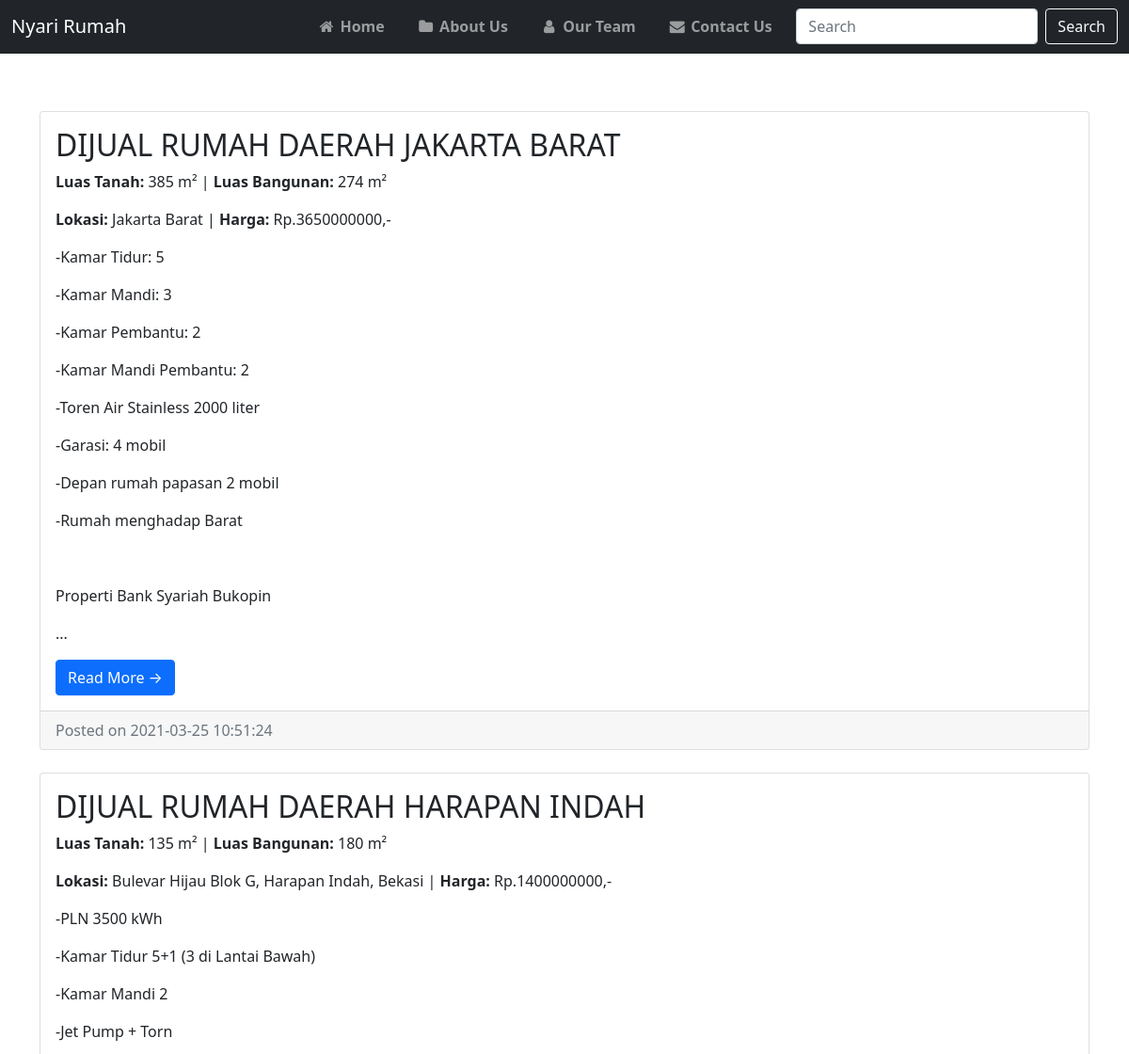
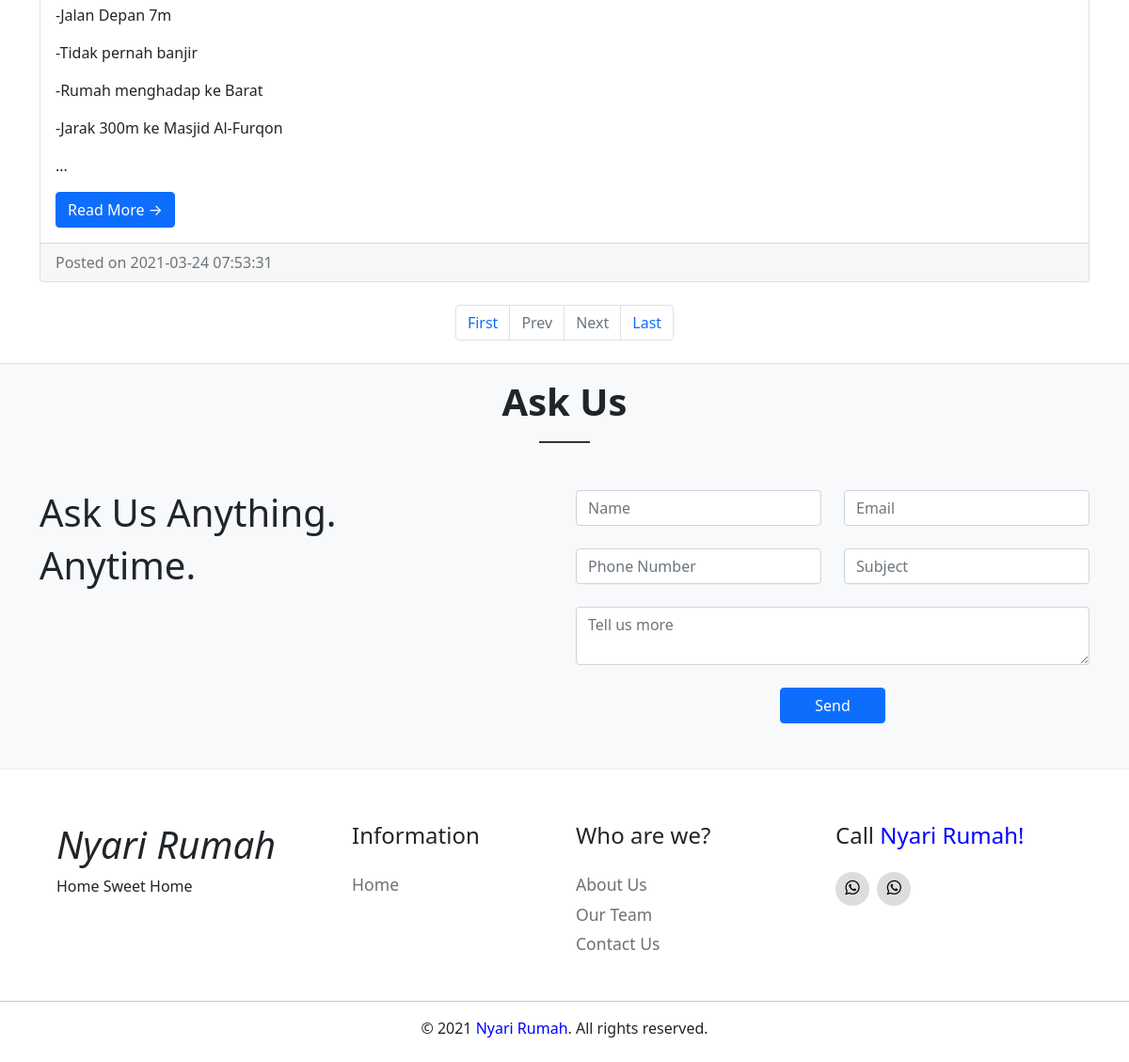
The page / on the database its author committed (2 pictures, top to bottom).
### tables this page shows
CREATE TABLE `post` (
  `id` int(11) NOT NULL,
  `title` varchar(255) NOT NULL,
  `luas_tanah` int(11) NOT NULL,
  `luas_bangunan` int(11) NOT NULL,
  `description` text NOT NULL,
  `price` double NOT NULL,
  `url` text NOT NULL,
  `PostingDate` timestamp NOT NULL DEFAULT current_timestamp(),
  `UpdateDate` timestamp NULL DEFAULT NULL ON UPDATE current_timestamp(),
  `Is_Active` int(1) NOT NULL,
  `admin` varchar(255) NOT NULL,
  `location` varchar(255) NOT NULL,
  `img1` varchar(255) NOT NULL,
  `img2` varchar(255) NOT NULL,
  `img3` varchar(255) NOT NULL,
  `img4` varchar(255) NOT NULL,
  `img5` varchar(255) NOT NULL,
  `img6` varchar(255) NOT NULL,
  `img7` varchar(255) NOT NULL,
  `img8` varchar(255) NOT NULL,
  `img9` varchar(255) NOT NULL,
  `img10` varchar(255) NOT NULL
);

### index.php (the view, shortened to what this page needs)
<?php
include_once("assets/includes/function.php");
?>
<!DOCTYPE html>
<html lang="en">
    <head>
        <link rel="stylesheet" href="../assets/css/style.css">
        <link href="https://cdnjs.cloudflare.com/ajax/libs/font-awesome/4.7.0/css/font-awesome.min.css" rel="stylesheet">
        <link href="https://cdn.jsdelivr.net/npm/bootstrap@5.0.0-beta1/dist/css/bootstrap.min.css" rel="stylesheet">
        <link rel="stylesheet" href="../assets/lib/owlcarousel/owl.carousel.min.css">
        <link rel="stylesheet" href="../assets/lib/venobox/venobox.css" type="text/css" media="screen" />
    </head>
    <body>
        <?php include("assets/includes/header.php"); ?>
        <section>
            <div class="bg-white pt-3">
                <div class="container">
                    <div class="row" style="margin-top: 4%">
                        <div class="col-md-12">
                        <?php
                                if (isset($_GET['pageno'])) {
                                    $pageno = $_GET['pageno'];
                                } else {
                                    $pageno = 1;
                                }
                                $no_of_records_per_page = 8;
                                $offset = ($pageno-1) * $no_of_records_per_page;
                                $total_pages_sql = "SELECT COUNT(*) FROM post";
                                $result = mysqli_query($kon,$total_pages_sql);
                                $total_rows = mysqli_fetch_array($result)[0];
                                $total_pages = ceil($total_rows/$no_of_records_per_page);
                                $query=mysqli_query($kon,"SELECT post.id AS pid, post.title AS posttitle, post.img1, post.price, post.luas_tanah, post.luas_bangunan, post.location, LEFT(post.description, 300) AS postdetails, post.PostingDate AS postingdate, post.url AS url FROM post WHERE post.Is_Active=1 ORDER BY post.id DESC LIMIT $offset, $no_of_records_per_page");
                                while ($rowpost=mysqli_fetch_array($query)) {
                                    $url_link = $rowpost['url'].".html";
                            ?>
                        <div class="card mb-4">
                            <div class="card-body">
                                <h2 class="card-title"><?php echo htmlentities($rowpost['posttitle']);?></h2>
                                <p><b>Luas Tanah: </b><?php echo $rowpost['luas_tanah'];?> m² | <b> Luas Bangunan: </b><?php echo $rowpost['luas_bangunan'];?> m²</p>
                                <p><b>Lokasi: </b><?php echo $rowpost['location'];?> | <b> Harga: </b>Rp.<?php echo $rowpost['price'];?>,-</p>
                                <p class="card-text"><?php echo $rowpost['postdetails'];?>...</p>
                                <a href="<?php echo $url_link;?>" class="btn btn-primary">Read More &rarr;</a>
                            </div>
                            <div class="card-footer text-muted">
                                Posted on <?php echo htmlentities($rowpost['postingdate']);?>
                            </div>
                        </div>
                        <?php } ?>
                        <ul class="pagination justify-content-center mb-4">
                            <li class="page-item"><a href="?pageno=1"  class="page-link">First</a></li>
                            <li class="<?php if($pageno <= 1){ echo 'disabled'; } ?> page-item">
                                <a href="<?php if($pageno <= 1){ echo '#'; } else { echo "?pageno=".($pageno - 1); } ?>" class="page-link">Prev</a>
                            </li>
                            <li class="<?php if($pageno >= $total_pages){ echo 'disabled'; } ?> page-item">
                                <a href="<?php if($pageno >= $total_pages){ echo '#'; } else { echo "?pageno=".($pageno + 1); } ?>" class="page-link">Next</a>
                            </li>
                            <li class="page-item"><a href="?pageno=<?php echo $total_pages; ?>" class="page-link">Last</a></li>
                        </ul>
                    </div>
                </div>
            </div>
            <div class="bg-light border-top">
                <div class="container pt-3 pb-5">
                    <div class="row">
                        <div class="col-md-12 col-sm-12 col-xs-12">
                            <div class="section-headline text-center">
                                <h2>Ask Us</h2>
                            </div>
                        </div>
                    </div>
                    <div class="row">
                        <div class="col-md-6">
                            <h1 class="ask-title">Ask Us Anything.</h1>
                            <h1 class="ask-title">Anytime.</h1>
                        </div>
                        <div class="col-md-6">
                            <div class="form contact-form">
                                <form action="" method="post">
                                    <div class="row mb-4">
                                        <div class="col">
                                            <input type="text" class="form-control" placeholder="Name" name="name" required>
                                        </div>
                                        <div class="col">
                                            <input type="email" class="form-control" placeholder="Email" name="email" required>
                                        </div>
                                    </div>
                                    <div class="row mb-4">
                                        <div class="col">
                                            <input type="text" class="form-control" placeholder="Phone Number" name="telp" required>
                                        </div>
                                        <div class="col">
                                            <input type="text" class="form-control" placeholder="Subject" name="subject" required>
                                        </div>
                                    </div>
                                    <div class="row mb-4">
                                        <div class="col">
                                            <textarea type="text" class="form-control tell-us-form" placeholder="Tell us more" name="msg" required></textarea>
                                        </div>
                                    </div>
                                    <div class="text-center">
                                        <button type="submit" style="width: 7rem;" class="btn btn-primary" name="btn-send">Send</button>
                                    </div>
                                </form>
                            </div>
                        </div>
                    </div>
                </div>
            </div>
        </section>
        <?php include("assets/includes/footer.php"); ?>
    </body>
</html>

### assets/includes/header.php (shortened to what this page needs)
<header class="sticky-top">
            <nav class="navbar navbar-expand-lg navbar-dark bg-dark navbar-styles">
                <div class="container-fluid">
                    <a class="navbar-brand" href="">Nyari Rumah</a>
                    <div class="collapse navbar-collapse" id="navbarSupportedContent">
                        <ul class="navbar-nav me-auto mb-2 mb-lg-0">
                            <li class="nav-item">
                                <a class="nav-link" href="/"><i class="fa fa-fw fa-home"></i> Home</a>
                            </li>
                            <li class="nav-item">
                                <a class="nav-link" href="about"><i class="fa fa-fw fa-folder"></i> About Us</a>
                            </li>
                            <li class="nav-item">
                                <a class="nav-link" href="team"><i class="fa fa-fw fa-user"></i> Our Team</a>
                            </li>
                            <li class="nav-item">
                                <a class="nav-link" href="contact"><i class="fa fa-fw fa-envelope"></i> Contact Us</a>
                            </li>
                        </ul>
                        <form class="d-flex" name="search" action="search?search=<?php echo $_GET['search'];?>" method="GET">
                            <input class="form-control me-2" name="search" type="search" placeholder="Search" aria-label="Search">
                            <button class="btn btn-outline-light" type="submit">Search</button>
                        </form>
                    </div>
                </div>
            </nav>
        </header>

### assets/includes/footer.php
<footer class="py-2 footer-style">
            <div class="section-footer container-fluid mt-5">
                <div class="row px-5">
                    <div class="col-md-3 col-xs-12 col-text">
                        <h1><i>Nyari Rumah</i></h1>
                        <p>Home Sweet Home</p>
                    </div>
                    <div class="col-md-3 menu col-xs-12">
                        <h4 class="mb-4">Information</h4>
                        <ul>
                            <li><a href="/">Home</a></li>
                        </ul>
                    </div>
                    <div class="col-md-3 col-xs-12">
                        <h4 class="mb-4">Who are we?</h4>
                        <ul>
                            <li><a href="about">About Us</a></li>
                            <li><a href="team">Our Team</a></li>
                            <li><a href="contact">Contact Us</a></li>
                        </ul>
                    </div>
                    <div class="col-md-3 col-xs-12" id="contact">
                        <h4 class="mb-4">Call <span style="color: blue;">Nyari Rumah!</span></h4>
                        <a href="https://wa.me/+6281314870333" class="fa fa-whatsapp"></a>
                        <a href="https://wa.me/+6281213278333" class="fa fa-whatsapp"></a>
                    </div>
                </div>
            </div>
            <div class="container-fluid mt-5">
                <div class="row">
                    <hr>
                    <div class="col-xs-12 copy-right col-md-12 p-0 text-center">
                        <p>&copy; 2021 <span style="color: blue;">Nyari Rumah</span>. All rights reserved.</p>
                    </div>
                </div>
            </div>
        </footer>

### assets/css/style.css (style rules this page uses)
html, body { scroll-behavior: smooth; }
.section-headline h2 { display: inline-block; font-size: 40px; font-weight: 600; margin-bottom: 70px; position: relative; text-transform: capitalize; }
.section-headline h2::after { border: 1px solid #333; bottom: -20px; content: ""; left: 0; margin: 0 auto; position: absolute; right: 0; width: 40%; }
nav .nav-link { text-decoration: none; text-transform: capitalize; font-weight: 600; color: #363f41; margin-right: 1.1rem; transition: 0.3s; }
nav #navbarSupportedContent { width: auto; }
.navbar-styles { border-bottom: 0.8px solid #00000010 !important; }
.footer-style { border-top: 0.8px solid #00000010 !important; }
footer .section-footer .col-text { text-align: justify; }
footer ul { list-style-type: none; margin: 0; padding: 0; }
footer ul li { margin-top: 5px; }
footer ul li a { color: #707070; transition: 0.3s; font-size: 1.1rem; text-decoration: none; }
footer .menu { padding-left: 50px; }
#contact a { font-size: 18px; display: inline-block; background: #ddd; color: black; line-height: 1; padding: 8px 0; margin-right: 4px; border-radius: 50%; text-align: center; width: 36px; height: 36px; transition: 0.3s; text-decoration: none; }

### rows shown on the page
post: title "DIJUAL RUMAH DAERAH JAKARTA BARAT", luas_tanah "385", luas_bangunan "274", location "Jakarta Barat", price "3650000000", postdetails "-Kamar Tidur: 5 -Kamar Mandi: 3 -Kamar Pembantu: 2 -Kamar Mandi Pembantu: 2 -Toren Air Stainless 2000 liter -Garasi: 4 mobil -Depan rumah papasan 2 mobil -Rumah menghadap Barat Properti Bank Syariah Bukopin", PostingDate "2021-03-25 10:51:24"
post: title "DIJUAL RUMAH DAERAH HARAPAN INDAH", luas_tanah "135", luas_bangunan "180", location "Bulevar Hijau Blok G, Harapan Indah, Bekasi", price "1400000000", postdetails "-PLN 3500 kWh -Kamar Tidur 5+1 (3 di Lantai Bawah) -Kamar Mandi 2 -Jet Pump + Torn -Jalan Depan 7m -Tidak pernah banjir -Rumah menghadap ke Barat -Jarak 300m ke Masjid Al-Furqon", PostingDate "2021-03-24 07:53:31"
